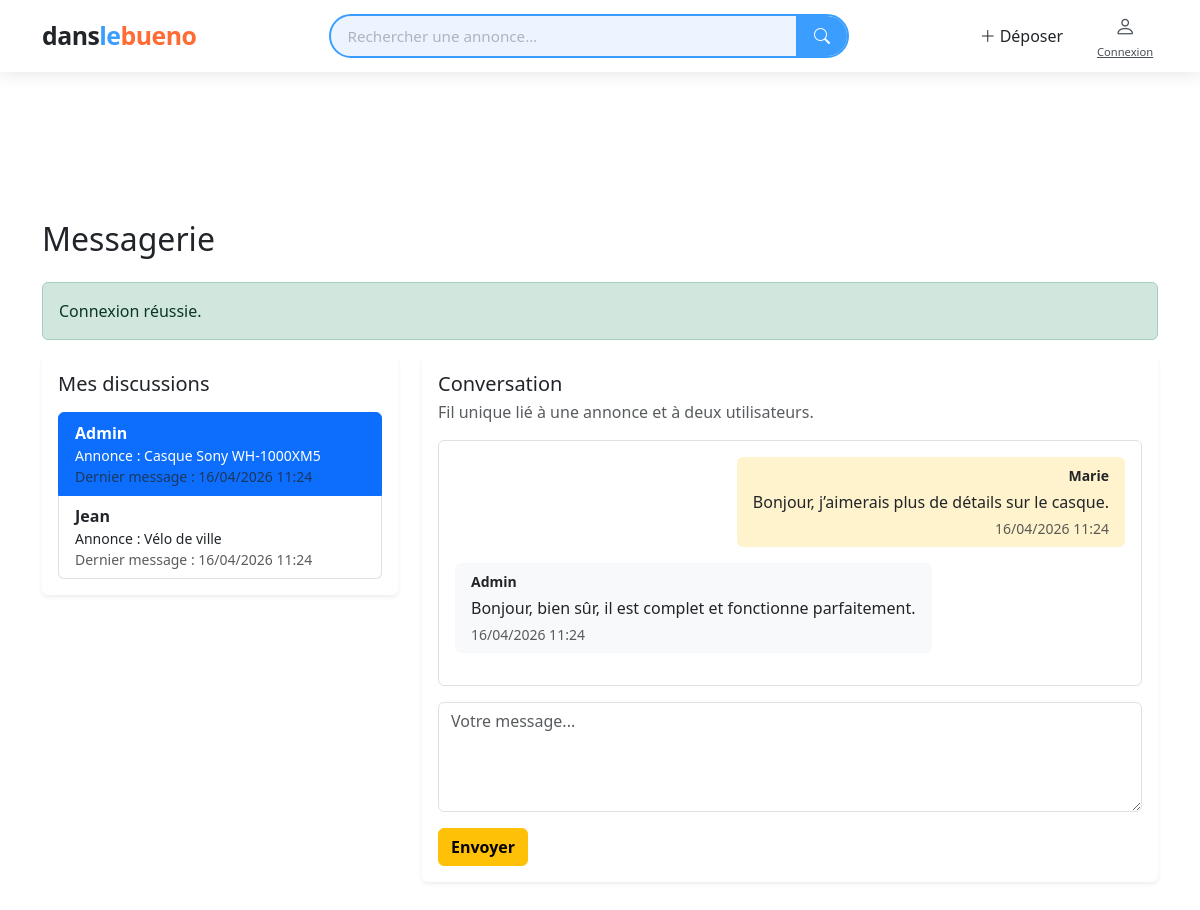
The app's page /messagerie.php?annonce_id=1&user_id=1 (signed in) with its own data.
### tables this page shows
CREATE TABLE messages (
    id INT AUTO_INCREMENT PRIMARY KEY,
    sender_id INT NOT NULL,
    receiver_id INT NOT NULL,
    annonce_id INT DEFAULT NULL,
    contenu TEXT NOT NULL,
    is_read TINYINT(1) NOT NULL DEFAULT 0,
    created_at DATETIME NOT NULL DEFAULT CURRENT_TIMESTAMP,
    CONSTRAINT fk_messages_sender FOREIGN KEY (sender_id) REFERENCES users(id) ON DELETE CASCADE,
    CONSTRAINT fk_messages_receiver FOREIGN KEY (receiver_id) REFERENCES users(id) ON DELETE CASCADE,
    CONSTRAINT fk_messages_annonce FOREIGN KEY (annonce_id) REFERENCES annonces(id) ON DELETE SET NULL
);

CREATE TABLE users (
    id INT AUTO_INCREMENT PRIMARY KEY,
    pseudo VARCHAR(60) NOT NULL,
    nom VARCHAR(80) DEFAULT NULL,
    email VARCHAR(190) NOT NULL UNIQUE,
    password VARCHAR(255) NOT NULL,
    role ENUM('user', 'admin') NOT NULL DEFAULT 'user',
    actif TINYINT(1) NOT NULL DEFAULT 1,
    created_at DATETIME NOT NULL DEFAULT CURRENT_TIMESTAMP
);

### messagerie.php (the view, shortened to what this page needs)
<?php
require_once __DIR__ . '/includes/bootstrap.php';
$userId = (int) $_SESSION['user_id'];
$sql = "
    SELECT
        m.annonce_id,
        a.titre AS annonce_titre,
        CASE
            WHEN m.sender_id = :uid1 THEN m.receiver_id
            ELSE m.sender_id
        END AS other_user_id,
        MAX(m.created_at) AS last_message_at
    FROM messages m
    INNER JOIN annonces a ON a.id = m.annonce_id
    WHERE m.sender_id = :uid2 OR m.receiver_id = :uid3
    GROUP BY
        m.annonce_id,
        a.titre,
        CASE
            WHEN m.sender_id = :uid4 THEN m.receiver_id
            ELSE m.sender_id
        END
    ORDER BY last_message_at DESC
";
$stmt = $pdo->prepare($sql);
$stmt->execute([
    'uid1' => $userId,
    'uid2' => $userId,
    'uid3' => $userId,
    'uid4' => $userId,
]);
$threadsRaw = $stmt->fetchAll();
$threads = [];
$getUserStmt = $pdo->prepare("SELECT id, pseudo FROM users WHERE id = ?");
foreach ($threadsRaw as $thread) {
    $getUserStmt->execute([(int)$thread['other_user_id']]);
    $otherUser = $getUserStmt->fetch();
    $threads[] = [
        'annonce_id' => (int)$thread['annonce_id'],
        'annonce_titre' => $thread['annonce_titre'],
        'other_user_id' => (int)$thread['other_user_id'],
        'other_pseudo' => $otherUser['pseudo'] ?? 'Utilisateur',
        'last_message_at' => $thread['last_message_at'],
    ];
}
$selectedAnnonce = isset($_GET['annonce_id']) ? (int)$_GET['annonce_id'] : 0;
$selectedOtherUser = isset($_GET['user_id']) ? (int)$_GET['user_id'] : 0;
$messages = [];
if ($selectedAnnonce > 0 && $selectedOtherUser > 0) {
    $msgStmt = $pdo->prepare("
        SELECT
            m.*,
            fu.pseudo AS from_pseudo,
            tu.pseudo AS to_pseudo
        FROM messages m
        INNER JOIN users fu ON fu.id = m.sender_id
        INNER JOIN users tu ON tu.id = m.receiver_id
        WHERE m.annonce_id = ?
          AND (
            (m.sender_id = ? AND m.receiver_id = ?)
            OR
            (m.sender_id = ? AND m.receiver_id = ?)
          )
        ORDER BY m.created_at ASC, m.id ASC
    ");
    $msgStmt->execute([
        $selectedAnnonce,
        $userId, $selectedOtherUser,
        $selectedOtherUser, $userId
    ]);
    $messages = $msgStmt->fetchAll();
}
?>
<!DOCTYPE html>
<html lang="fr">
<head>
    <link rel="stylesheet" href="style.css">
    <link rel="stylesheet" href="https://cdn.jsdelivr.net/npm/bootstrap@5.3.3/dist/css/bootstrap.min.css">
    <link rel="stylesheet" href="https://cdn.jsdelivr.net/npm/bootstrap-icons@1.11.3/font/bootstrap-icons.min.css">
</head>
<body>
<?php include __DIR__ . '/includes/navbar.php'; ?>
<div class="container py-5" style="margin-top:100px;">
    <h1 class="h2 mb-4">Messagerie</h1>
    <?php if (!empty($_SESSION['flash_success'])): ?>
        <div class="alert alert-success">
            <?= htmlspecialchars($_SESSION['flash_success']) ?>
        </div>
    <?php endif; ?>
    <div class="row g-4">
        <div class="col-lg-4">
            <div class="card shadow-sm border-0">
                <div class="card-body">
                    <h2 class="h5 mb-3">Mes discussions</h2>
                    <?php if (!$threads): ?>
                        <div class="alert alert-info mb-0">Aucune discussion pour le moment.</div>
                    <?php else: ?>
                        <div class="list-group">
                            <?php foreach ($threads as $thread): ?>
                                <?php
                                $isActive = (
                                    $selectedAnnonce === (int)$thread['annonce_id']
                                    && $selectedOtherUser === (int)$thread['other_user_id']
                                );
                                ?>
                                <a
                                    href="messagerie.php?annonce_id=<?= (int)$thread['annonce_id'] ?>&user_id=<?= (int)$thread['other_user_id'] ?>"
                                    class="list-group-item list-group-item-action <?= $isActive ? 'active' : '' ?>"
                                >
                                    <div class="fw-bold"><?= htmlspecialchars($thread['other_pseudo']) ?></div>
                                    <div class="small">Annonce : <?= htmlspecialchars($thread['annonce_titre']) ?></div>
                                    <div class="small text-muted">
                                        Dernier message :
                                        <?= !empty($thread['last_message_at']) ? date('d/m/Y H:i', strtotime($thread['last_message_at'])) : '-' ?>
                                    </div>
                                </a>
                            <?php endforeach; ?>
                        </div>
                    <?php endif; ?>
                </div>
            </div>
        </div>
        <div class="col-lg-8">
            <div class="card shadow-sm border-0">
                <div class="card-body">
                    <?php if ($selectedAnnonce <= 0 || $selectedOtherUser <= 0): ?>
                        <p class="text-muted mb-0">Sélectionnez une discussion à gauche.</p>
                    <?php else: ?>
                        <div class="mb-3">
                            <h2 class="h5 mb-1">Conversation</h2>
                            <p class="text-muted mb-0">Fil unique lié à une annonce et à deux utilisateurs.</p>
                        </div>
                        <div class="border rounded p-3 mb-3" style="max-height:420px; overflow-y:auto;">
                            <?php if (!$messages): ?>
                                <p class="text-muted mb-0">Aucun message dans cette discussion.</p>
                            <?php else: ?>
                                <?php foreach ($messages as $message): ?>
                                    <div class="mb-3 <?= ((int)$message['sender_id'] === $userId) ? 'text-end' : '' ?>">
                                        <div
                                            class="d-inline-block px-3 py-2 rounded <?= ((int)$message['sender_id'] === $userId) ? 'bg-warning-subtle' : 'bg-light' ?>"
                                            style="max-width:80%;"
                                        >
                                            <div class="small fw-bold mb-1">
                                                <?= htmlspecialchars($message['from_pseudo']) ?>
                                            </div>
                                            <div><?= nl2br(htmlspecialchars($message['contenu'])) ?></div>
                                            <div class="small text-muted mt-1">
                                                <?= !empty($message['created_at']) ? date('d/m/Y H:i', strtotime($message['created_at'])) : '-' ?>
                                            </div>
                                        </div>
                                    </div>
                                <?php endforeach; ?>
                            <?php endif; ?>
                        </div>
                        <form action="envoyer-message.php" method="POST">
                            <div class="mb-3">
                                <textarea
                                    name="contenu"
                                    class="form-control"
                                    rows="4"
                                    placeholder="Votre message..."
                                    required
                                ></textarea>
                            </div>
                            <button type="submit" class="btn btn-warning fw-bold">Envoyer</button>
                        </form>
                    <?php endif; ?>
                </div>
            </div>
        </div>
    </div>
</div>
</body>
</html>

### style.css (style rules this page uses)
:root { --color-orange: #FF6B35; --color-orange-dark: #E85A24; --color-orange-light: #FFF0EA; --color-sky: #3B9EFF; --color-sky-dark: #2785E0; --color-sky-light: #EBF4FF; --color-neutral-50: #F8F9FA; --color-neutral-100: #F1F3F5; --color-neutral-200: #E9ECEF; --color-neutral-500: #ADB5BD; --color-neutral-700: #495057; --color-neutral-900: #212529; --color-white: #FFFFFF; --color-danger: #DC3545; --color-success: #28A745; --font-display: 'Nunito', 'Segoe UI', sans-serif; --font-body: 'Inter', 'Segoe UI', sans-serif; --radius-sm: 6px; --radius-md: 12px; --radius-lg: 20px; --radius-pill: 999px; --shadow-card: 0 2px 12px rgba(0,0,0,.08); --shadow-card-hover: 0 8px 28px rgba(0,0,0,.14); --shadow-navbar: 0 2px 16px rgba(0,0,0,.10); --transition-fast: 0.18s ease; --transition-base: 0.28s ease; }
*, *::before, *::after { box-sizing: border-box; }
body { font-family: var(--font-body); background: var(--color-neutral-100); color: var(--color-neutral-900); padding-top: 72px; }
h1, h2, h3, h4, h5, h6, .navbar-brand { font-family: var(--font-display); font-weight: 800; }
a { text-decoration: none; color: inherit; }
.form-control, .form-select { border-radius: var(--radius-sm); border: 1.5px solid var(--color-neutral-200); padding: 0.6rem 0.9rem; font-size: 0.95rem; transition: border-color var(--transition-fast), box-shadow var(--transition-fast); }

### records on screen
messages: sender.pseudo "Marie", contenu "Bonjour, j’aimerais plus de détails sur le casque.", created_at "16/04/2026 11:24"
messages: sender.pseudo "Admin", contenu "Bonjour, bien sûr, il est complet et fonctionne parfaitement.", created_at "16/04/2026 11:24"

### other values on screen
$_SESSION['flash_success'] "Connexion réussie."
$thread['other_pseudo'] "Admin"
$thread['annonce_titre'] "Casque Sony WH-1000XM5"
date('d/m/Y H:i', strtotime($thread['last_message_at'])) "16/04/2026 11:24"
$thread['other_pseudo'] "Jean"
$thread['annonce_titre'] "Vélo de ville"
